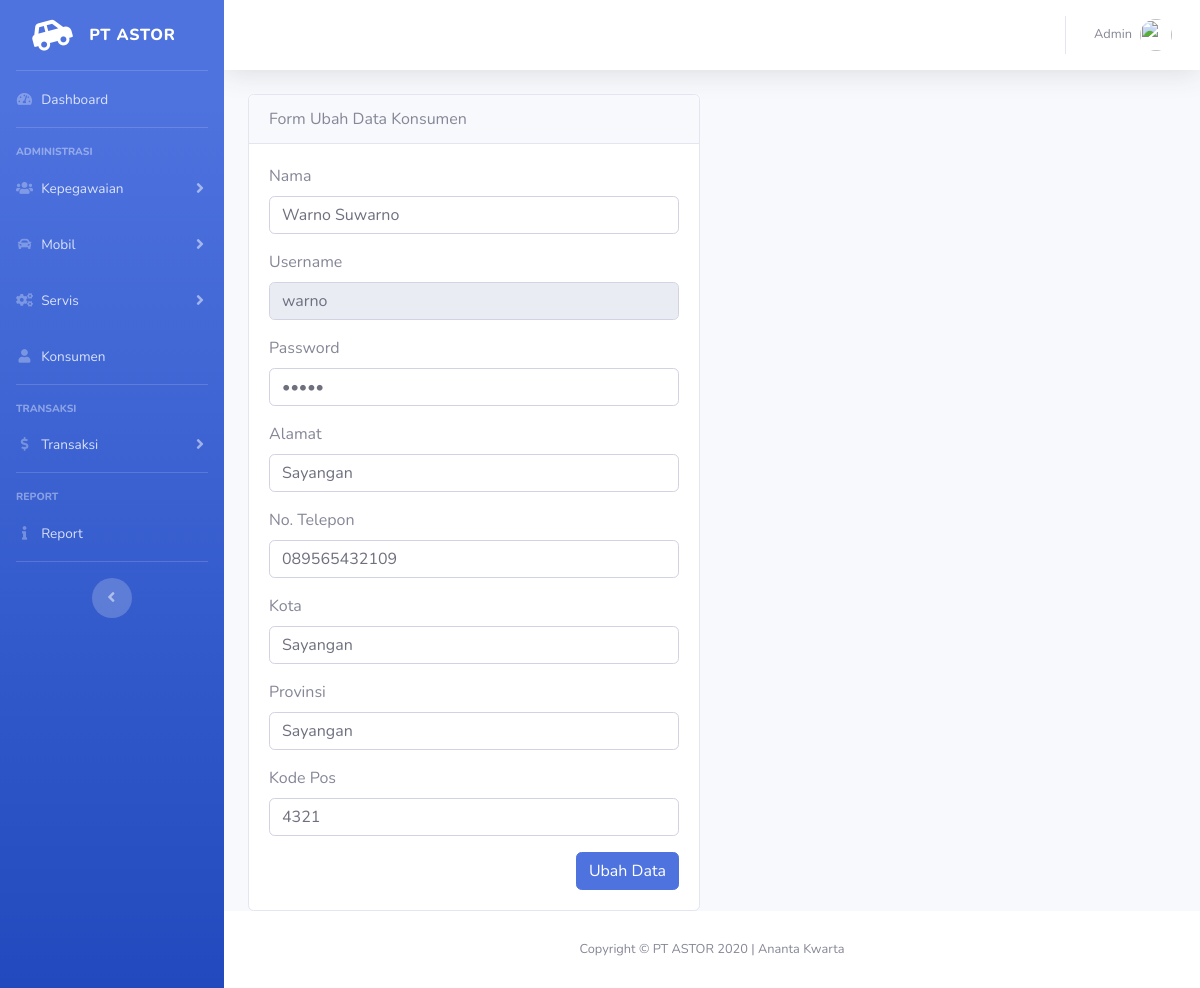
/konsumen/ubah/1032, run on the app's committed database.
### tables this page shows
CREATE TABLE `konsumen` (
  `idKons` int(11) NOT NULL,
  `namaKons` varchar(255) NOT NULL,
  `username` varchar(50) NOT NULL,
  `alamat` varchar(255) NOT NULL,
  `noTelp` varchar(20) NOT NULL,
  `kota` varchar(255) NOT NULL,
  `provinsi` varchar(255) NOT NULL,
  `kodePos` int(11) NOT NULL
);

CREATE TABLE `user` (
  `username` varchar(50) NOT NULL,
  `password` varchar(255) NOT NULL,
  `hakAkses` int(11) NOT NULL
);

### application/controllers/Konsumen.php (called while the page is built, shortened)
<?php
class Konsumen extends CI_Controller
{
    public function __construct()
    {
        $this->load->database();
        $this->load->model('m_konsumen');
        $this->load->library('form_validation');
    }
    public function ubah($id)
    {
        $data['judul'] = 'Form Ubah Data Konsumen';
        $data['konsumen'] = $this->m_konsumen->getById($id);
        $this->form_validation->set_rules('nama', 'Nama', 'required');
        $this->form_validation->set_rules('username', 'Username', 'required');
        $this->form_validation->set_rules('password', 'Password', 'required');
        $this->form_validation->set_rules('alamat', 'Alamat', 'required');
        $this->form_validation->set_rules('kota', 'Kota', 'required');
        $this->form_validation->set_rules('provinsi', 'Provinsi', 'required');
        $this->form_validation->set_rules('noTelp', 'noTelp', 'required|numeric');
        if ($this->form_validation->run() == FALSE) {
            $this->load->view('templates/header', $data);
            $this->load->view('konsumen/ubah', $data);
            $this->load->view('templates/footer');
        } else {
            $this->m_konsumen->ubahData();
            $this->session->set_flashdata('flash', 'Diubah');
            redirect('konsumen');
        }
    }
}

### index.php (called while the page is built, shortened)
<?php
require_once BASEPATH.'core/CodeIgniter.php';

### application/models/M_konsumen.php (called while the page is built, shortened)
<?php
class m_konsumen extends CI_Model
{
    public function getById($id)
    {
        $this->db->select('*')
            ->from('konsumen')
            ->join('user', 'user.username=konsumen.username')
            ->where('idKons', $id);
        $query = $this->db->get();
        return $query->row_array();
    }
}

### application/views/konsumen/ubah.php (the view, shortened to what this page needs)
<div class="container-fluid">
    <div class="row mt-3">
        <div class="col-md-6">
            <div class="card">
                <div class="card-header">
                    Form Ubah Data Konsumen
                </div>
                <div class="card-body">
                    <form action="" method="post">
                        <div class="form-group">
                            <label for="nama">Nama</label>
                            <input type="text" class="form-control" id="nama" name="nama" value="<?= $konsumen['namaKons']; ?>">
                        </div>
                        <div class="form-group">
                            <label for="username">Username</label>
                            <input type="text" class="form-control" id="username" name="username" value="<?= $konsumen['username']; ?>" readonly>
                        </div>
                        <div class="form-group">
                            <label for="password">Password</label>
                            <input type="password" class="form-control" id="password" name="password" value="<?= $konsumen['password']; ?>">
                        </div>
                        <div class="form-group">
                            <label for="alamat">Alamat</label>
                            <input type="text" class="form-control" id="alamat" name="alamat" value="<?= $konsumen['alamat']; ?>">
                        </div>
                        <div class="form-group">
                            <label for="noTelp">No. Telepon</label>
                            <input type="text" class="form-control" id="noTelp" name="noTelp" value="<?= $konsumen['noTelp']; ?>">
                        </div>
                        <div class="form-group">
                            <label for="kota">Kota</label>
                            <input type="text" class="form-control" id="kota" name="kota" value="<?= $konsumen['kota']; ?>">
                        </div>
                        <div class="form-group">
                            <label for="provinsi">Provinsi</label>
                            <input type="text" class="form-control" id="provinsi" name="provinsi" value="<?= $konsumen['provinsi']; ?>">
                        </div>
                        <div class="form-group">
                            <label for="kodePos">Kode Pos</label>
                            <input type="text" class="form-control" id="kodePos" name="kodePos" value="<?= $konsumen['kodePos']; ?>">
                        </div>
                        <button type="submit" name="ubah" class="btn btn-primary float-right">Ubah Data</button>
                    </form>
                </div>
            </div>
        </div>
    </div>
</div>
</div>

### data on the page
konsumen: nama "Warno Suwarno", username "warno", alamat "Sayangan", noTelp "089565432109", kota "Sayangan", provinsi "Sayangan", kodePos "4321"
